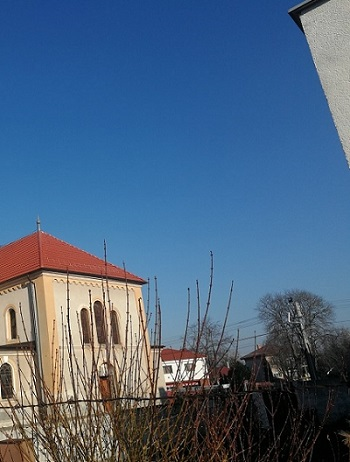
#> input picture Teszt adatok/1 kep szetvagasaval/minjtemplom.jpg, 350 x 462 px, found by its file name
$ python panorama_beadando_vegleges2.0.py
#> lines starting #> are read from the running program, lines starting #| are printed output that depends on the picture
import cv2
import numpy as np

# kepek beolvasasa
I = cv2.imread("minjtemplom.jpg")
#> I is the input picture: shape (462, 350, 3); mean B, G, R 128.4, 100.2, 75.2
Ig = cv2.cvtColor(I,cv2.COLOR_BGR2GRAY)
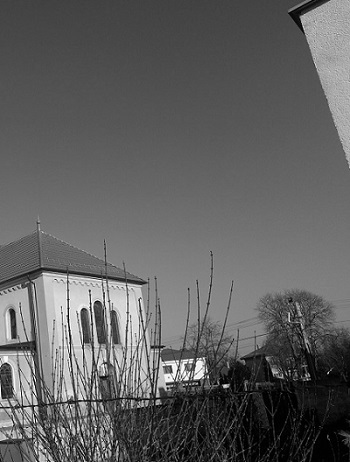
#> Ig: shape (462, 350); min 0, max 254, mean 95.9
I2 = cv2.imread("btemplom.jpg")
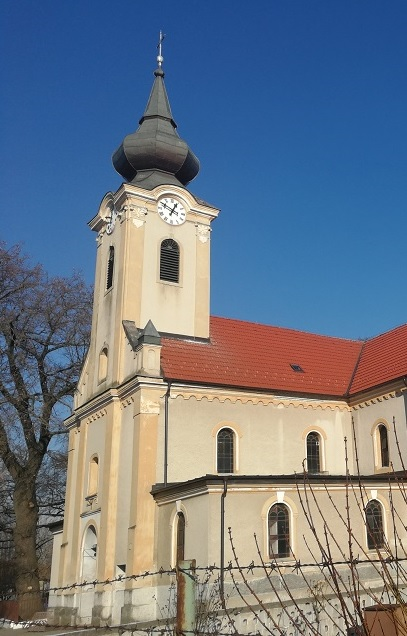
#> input picture Teszt adatok/1 kep szetvagasaval/btemplom.jpg, 407 x 636 px, found by its file name
#> I2 is the input picture: shape (636, 407, 3); mean B, G, R 134.3, 120.9, 110.5
I2g = cv2.cvtColor(I2,cv2.COLOR_BGR2GRAY)
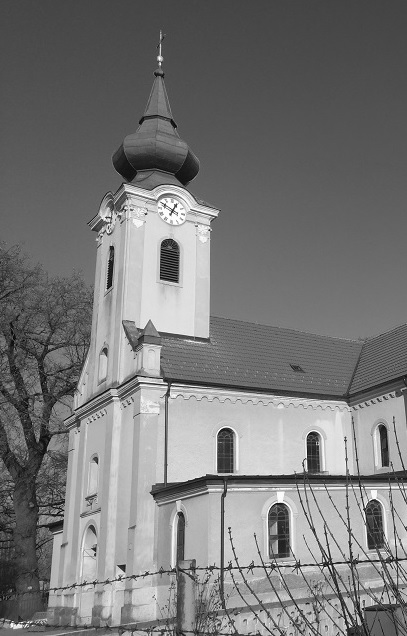
#> I2g: shape (636, 407); min 1, max 255, mean 119.3

sift = cv2.xfeatures2d.SIFT_create()
# kulcspontok keresése
kp1, des1 = sift.detectAndCompute(Ig,None)
#> kp1 = 582 keypoints; strongest (x, y, size): (225, 386, 3.1), (167, 384, 2), (186, 379, 2.5), (83, 310, 3.4)
kp2, des2 = sift.detectAndCompute(I2g,None)
#> kp2 = 1069 keypoints; strongest (x, y, size): (170, 261, 19.3), (123, 567, 4.1), (160, 58, 3.2), (112, 248, 3.4)

bf = cv2.BFMatcher()
matches = bf.knnMatch(des1,des2, k=2)
#> matches = 582 matches

# kulcspontok parositasanak szurese
good = []
for i,j in matches:
    if i.distance < 0.5*j.distance:
        good.append([i])
        matches = np.array(good)
#> after the loop, good = 18 matches
#homografia matrix meghatarozasa
if len(matches[:,0]) >= 4:
    src = np.float32([ kp1[i.queryIdx].pt for i in matches[:,0] ]).reshape(-1,1,2)
#> src = 18 rows, first 8: [6.72, 435.2], [8.02, 428.2], [9.8, 368.9], [10.47, 442.6], [11.5, 407.1], [11.5, 407.1], [13.62, 403.4], [13.8, 437.1]
    dst = np.float32([ kp2[i.trainIdx].pt for i in matches[:,0] ]).reshape(-1,1,2)
#> dst = 18 rows, first 8: [375.3, 599.3], [377.2, 589.7], [379.5, 507.8], [380.4, 609.5], [381.8, 560.5], [381.8, 560.5], [384.7, 555], [385.3, 601.7]
    H, maszk = cv2.findHomography(src, dst, cv2.RANSAC, 5.0)
#> H = [[1.76, 0.0479, 365.1], [0.449, 1.53, -33.17], [0.000802, 0.000126, 1]]; maszk = 18 values, max 1 at index 0, min 0 at index 17, mean 0.944
else:
    print("Nem talalhato eleg kozos kulcspont!")

Ihomografia = cv2.warpPerspective(I,H,(I.shape[1] + I2.shape[1], I.shape[0]+I2.shape[0]))
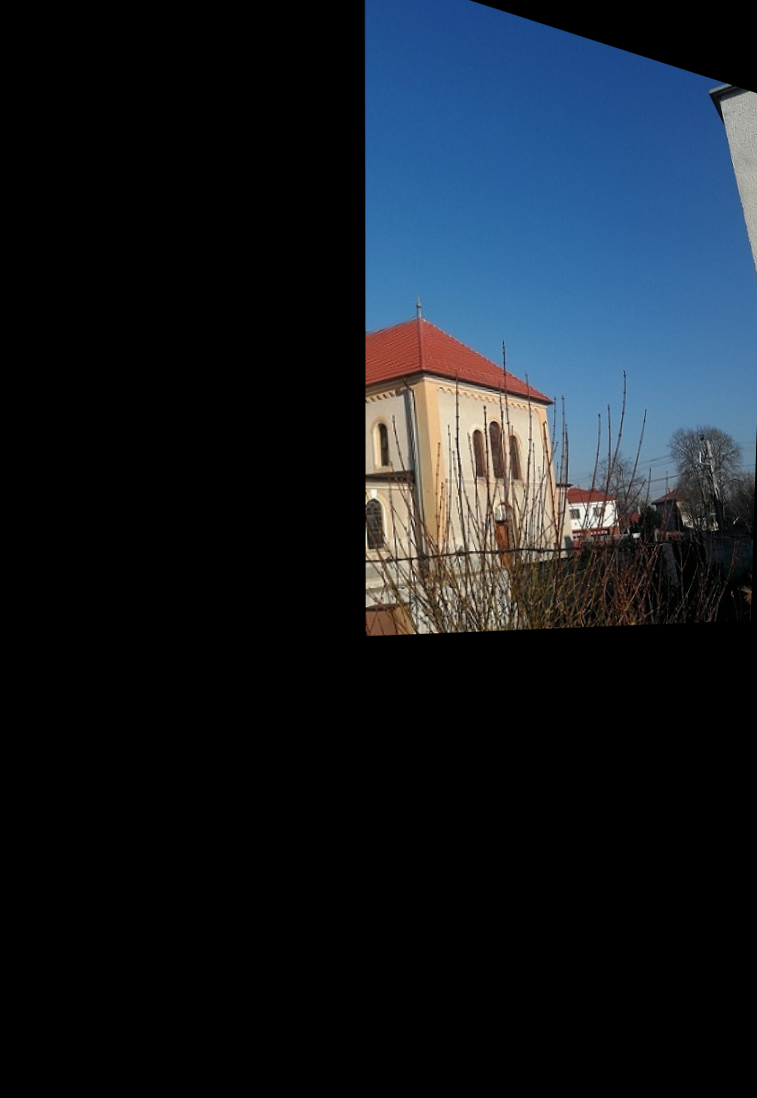
#> Ihomografia: shape (1098, 757, 3); mean B, G, R 36.4, 28.4, 21.4
Ihomografia[0:I2.shape[0], 0:I2.shape[1]] = I2
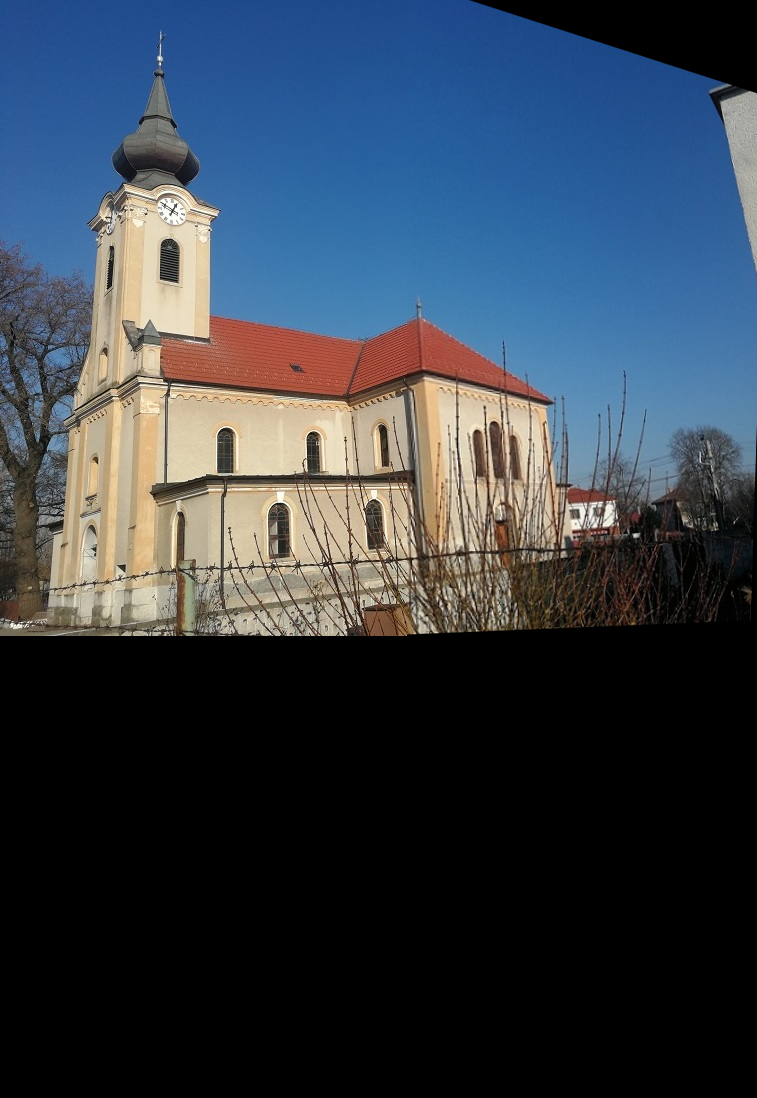
#> Ihomografia: shape (1098, 757, 3); mean B, G, R 74, 62.5, 52.8
#fekete szin levagasa
def trim(frame):
    if not np.sum(frame[0]):
        return trim(frame[1:])
    if not np.sum(frame[-1]):
        return trim(frame[:-2])
#> in trim (call 40), `return trim(frame[:-2])`:
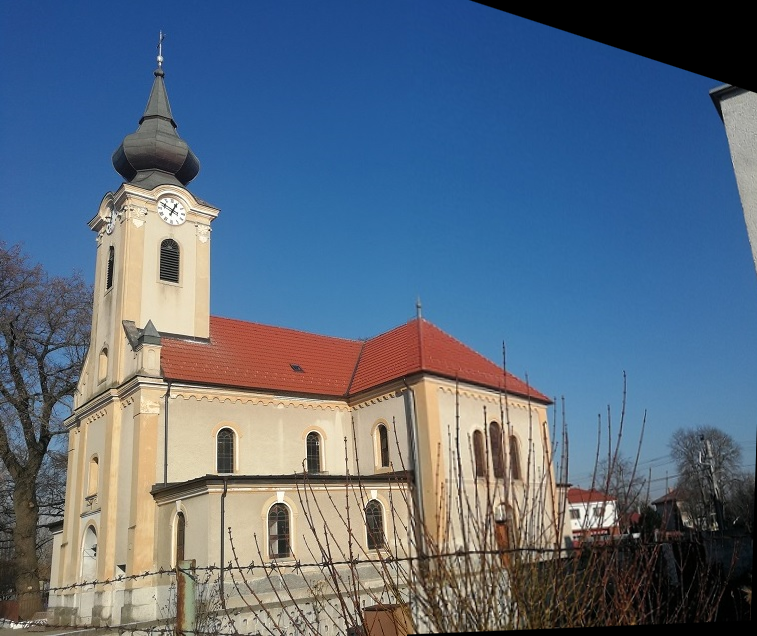
#> returned value: shape (636, 757, 3); mean of channels 0, 1, 2 127.8, 107.9, 91.1; drawn as B, G, R
    if not np.sum(frame[:,0]):
        return trim(frame[:,1:])
    if not np.sum(frame[:,-1]):
        return trim(frame[:,:-2])
    return frame
filename = 'mtemplomPK.jpg'
cv2.imwrite(filename, trim(Ihomografia))
cv2.imshow("Panorama kep", trim(Ihomografia))
cv2.imshow("kep1", I)
cv2.imshow("kep2", I2)
cv2.waitKey(0)#var egy billentyuzet lenyomasara
cv2.destroyAllWindows()# megsemmisiti
